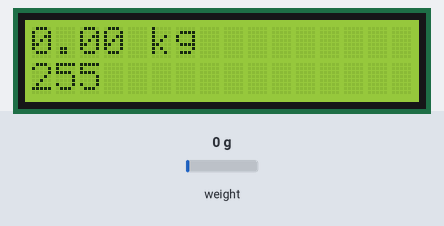
A sketch run on a simulated Arduino Uno, built with avr-gcc and run on an emulated ATmega328P. Shown: 16×2 character LCD. The test bench sets the inputs (shaded band); at power-on: weight on the scale 0 g. EEPROM starts erased.

Above: at 3.6 s.
3.7 s: weight on the scale set to 100 g
At 5.9 s:
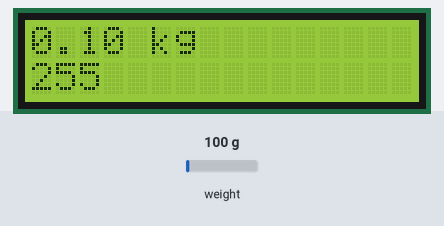
6.7 s: weight on the scale set to 1250 g
At 8.1 s:
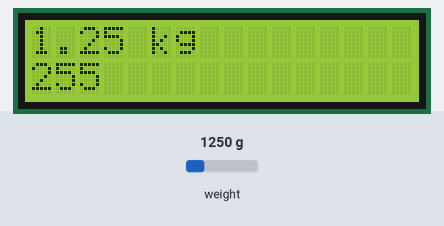
9.5 s: weight on the scale set to 2500 g
At 12.5 s:
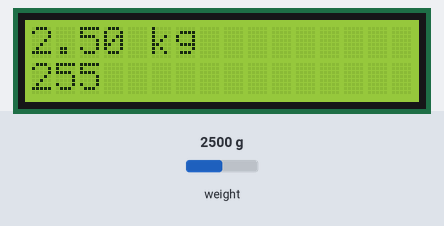
Timing chart, 0 to 14.0 s (numbered marks = the images above; inputs shaded):
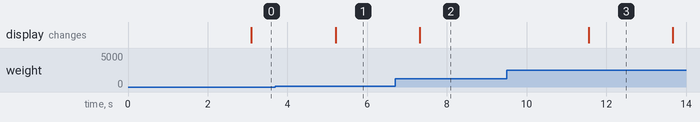

The sketch:

app.ino
```cpp
#include <Arduino.h>
#include <HX711.h>
#include <LiquidCrystal_I2C.h>
#include <EEPROM.h>


LiquidCrystal_I2C lcd(0x20, 16, 2);


// HX711 circuit wiring
const int LOADCELL_DOUT_PIN = 2;
const int LOADCELL_SCK_PIN = 3;
const float CALIBRATION_FACTOR = 31.457;

int count;
bool isMaxKG = false;

HX711 scale;

void setup() {
  count = EEPROM.read(0);
  // If count is not number, set it to 0
  if (count < 0) {
    count = 0;
  }
  lcd.init();
  lcd.backlight();
  lcd.print("Starting...");

  scale.begin(LOADCELL_DOUT_PIN, LOADCELL_SCK_PIN);

  scale.tare();               // reset the scale to 0
  scale.set_scale(CALIBRATION_FACTOR);
}

void loop() {
  double kilograms;
  kilograms = scale.get_units(20)/1000;
  lcd.clear();
  lcd.setCursor(0, 0);
  lcd.print(kilograms, 2);
  lcd.println(" kg");
  lcd.setCursor(0, 1);
  lcd.print(count);

  delay(100);

  if (kilograms >= 2.0 && !isMaxKG) {
    count++;
    EEPROM.write(0, count);
    isMaxKG = true;
  } else if (kilograms == 0.0) {
    isMaxKG = false;
  }
}
```

Measured:
- after the input at 3.7 s, the display: changes after 1.5 s (image 1)
- after the input at 6.7 s, the display: changes after 0.62 s (image 2)
- after the input at 9.5 s, the display: changes after 2.1 s (image 3)
